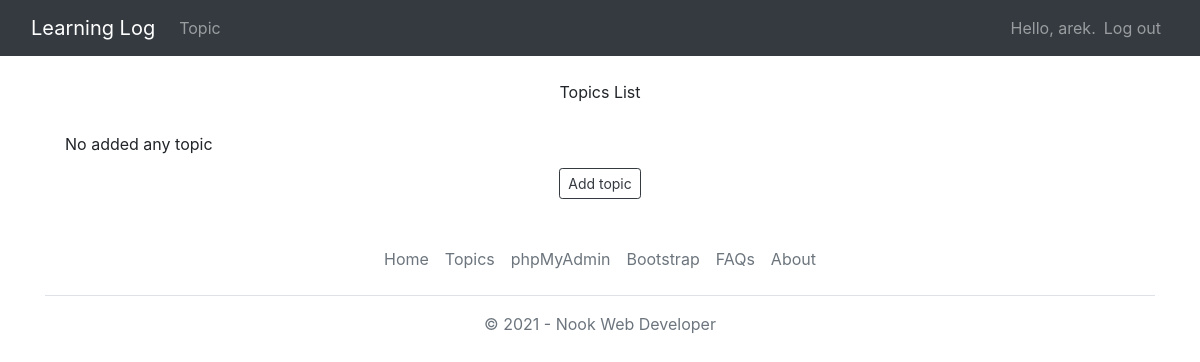
Page /topics/ (signed in) on the earlier database version.
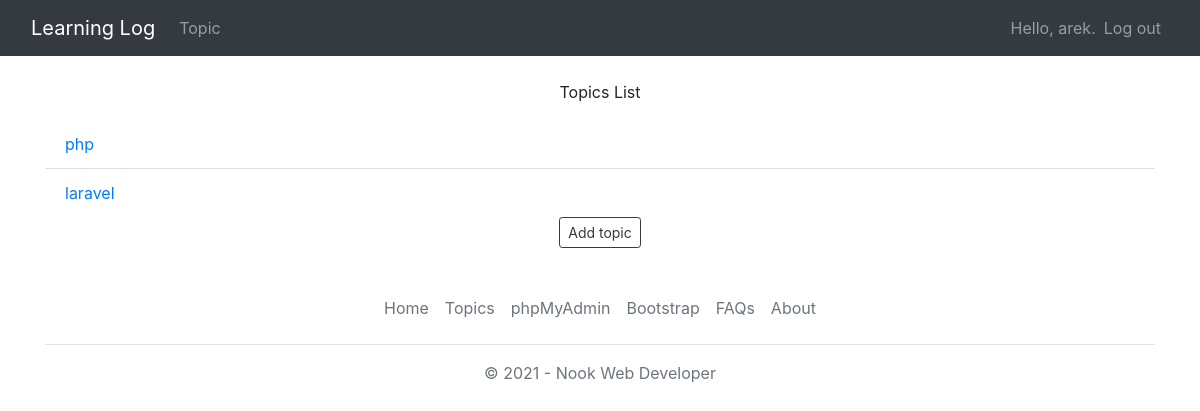
Same page on the later database version.
### learning_logs/models.py (models this page shows)
class Topic(models.Model):
    text = models.CharField(max_length=200)
    date_added = models.DateTimeField(auto_now_add=True)
    owner = models.ForeignKey(User, on_delete=models.CASCADE)
    def __str__(self):
        return self.text

### learning_logs/views.py (the view)
# urls.py: path('topics/', views.topics, name='topics'),
@login_required
def topics(request):
   topics = Topic.objects.filter(owner=request.user).order_by('date_added')
   context = {'topics': topics}
   return render(request, 'learning_logs/topics.html', context)

### learning_logs/templates/learning_logs/topics.html
{% extends "learning_logs/base.html" %}
{% block content %}
<div class='container'>
  <p class="text-center">Topics List</p>
	<ul class="list-group list-group-flush">
	  {% for topic in topics %}
	    <li class="list-group-item">
		  <a href="{% url 'learning_logs:topic' topic.id %}">
			{{ topic  }}
		  </a>
		</li>
      {% empty %}
		<li class="list-group-item">No added any topic</li>
	 {% endfor %}
	</ul>
	<div class='text-center'>
	  <form>
		<button type="submit" formaction="{% url 'learning_logs:new_topic' %}"
		  class="btn btn-outline-dark btn-sm">Add topic</button>
  	  </form>
	</div>
</div>
  {% include "learning_logs/footer.html" %}
{% endblock content %}

### learning_logs/templates/learning_logs/base.html (shortened to what this page needs)
{% load bootstrap4 %}
<!doctype html>
<html lang="en">
  <head>
	{% bootstrap_css %}
	<link rel="stylesheet" href="https://cdn.jsdelivr.net/npm/bootstrap-icons@1.5.0/font/bootstrap-icons.css">
  </head>
  <body>
	<nav class="navbar navbar-expand-md navbar-dark bg-dark mb-4">
	  <div class="container-fluid">
		<a class="navbar-brand" href="{% url 'learning_logs:index' %}">Learning Log</a>
		<div class="collapse navbar-collapse" id="navbarCollapse">
		  <ul class="navbar-nav mr-auto">
			<li class="nav-item">
			  <a class="nav-link" href="{% url 'learning_logs:topics' %}">Topic</a>
			</li>
		  </ul>
		  <ul class="navbar-nav ml-auto">
			{% if user.is_authenticated %}
			<li class="nav-item">
				<span class="navbar-text">Hello, {{ user.username }}.</span>
			</li>
			<li class="nav-item">
			  <a class="nav-link" href="{% url 'users:logout' %}">Log out</a>
			</li>
			{% endif %}
		  </ul>
		</div>
	  </div>
	</nav>
  </body>
</html>
{% block content %}{% endblock content %}

### learning_logs/templates/learning_logs/footer.html
<div class="container">
  <footer class="py-3 my-4">
    <ul class="nav justify-content-center border-bottom pb-3 mb-3">
      <li class="nav-item">
		  <a href="{% url 'learning_logs:index' %}" class="nav-link px-2 text-muted">
			  Home
		  </a>
	  </li>
      <li class="nav-item">
		  <a href="{% url 'learning_logs:topics' %}" class="nav-link px-2 text-muted">
			  Topics
		  </a>
	  </li>
      <li class="nav-item">
		  <a href="http://localhost/phpmyadmin/index.php?route=/database/structure&server=1&db=learning_log" target="_blank" class="nav-link px-2 text-muted">
			  phpMyAdmin
		  </a>
	  </li>
      <li class="nav-item">
		  <a href="https://getbootstrap.com/docs/5.1/getting-started/introduction/" target="_blank" class="nav-link px-2 text-muted">
			  Bootstrap
		  </a>
	  </li>
      <li class="nav-item">
		  <a href="https://docs.djangoproject.com/en/3.2/" target="_blank" class="nav-link px-2 text-muted">
			  FAQs
		  </a>
	  </li>
      <li class="nav-item">
		  <a href="http://nook17.pl/about" target="_blank" class="nav-link px-2 text-muted">
			  About
		  </a>
	  </li>
    </ul>
    <p class="text-center text-muted">&copy; 2021 - Nook Web Developer</p>
  </footer>
</div>

Differences in the rows shown:
now on this page (row edited): Topic: text "php"
added Topic: text "laravel"
Other differences:
text no longer shown: "No added any topic"
